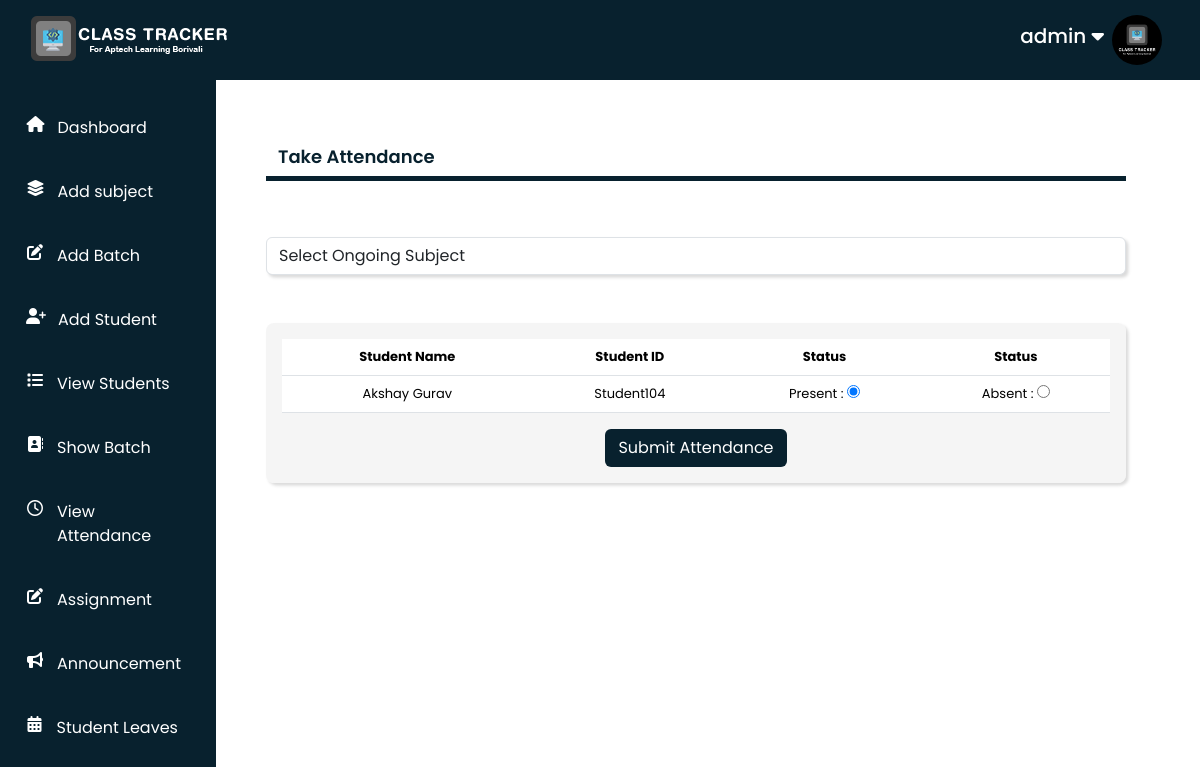
Page /teacher/takeattendance/3 (signed in) on the committed database.
### Teacher/models.py (models this page shows, shortened)
class AddStudent(models.Model):
    user = models.OneToOneField(User,on_delete=models.PROTECT,primary_key=True)
    student_id = models.CharField(max_length=100,unique=True)
    student_batch = models.ForeignKey(AddBatch,on_delete=models.SET_NULL,null=True,blank=True)
    student_name = models.CharField(max_length=100)
    student_number = models.PositiveIntegerField()
    student_gender = models.CharField(max_length=100)
    student_dob = models.DateField()
    student_address = models.CharField(max_length=300)
    student_image = models.ImageField(upload_to='profile_image',blank=True)
    student_status = models.CharField(max_length=100)

### Teacher/views.py (the view)
# urls.py: path('takeattendance/<int:id>',views.take_attendance,name='takeattendance'),
def take_attendance(request, id):
    if request.user.is_authenticated and request.user.is_superuser == True:
        stud_data = AddStudent.objects.get(user=request.user)
        if request.method == "POST":
            batch_sub = AddSubject.objects.filter(addbatch__batch_id=id)
            students = AddStudent.objects.filter(student_batch=id)
            for i in students:
                selected_subject = request.POST.get('subjects')
                attendance_data = request.POST.get(i.student_id)
                if selected_subject == "Select Ongoing Subject":
                    messages.success(request,"Please Select Subject")
                    return redirect("takeattendance",id=id)
                elif attendance_data:
                    Attendence.objects.update_or_create(name=i.student_name, I=i.student_id,date=date.today(),defaults={'status':attendance_data},subject=selected_subject)
            return redirect('showbatch')
        else:
            batch_sub = AddSubject.objects.filter(addbatch__batch_id=id)
            students = AddStudent.objects.filter(student_batch=id)
            return render(request, "Teacher/takeattendance.html", {'batch_sub': batch_sub, 'students': students, 'name':request.user,'stud_data':stud_data})
    else:
        messages.success(request,"YOU DON'T HAVE AN ACCESS TO MANAGE THIS AUTHERITY")
        return redirect("access_denied")

### Teacher/models.py (called while the page is built)
    def __str__(self):
        return self.subject_name

### Teacher/templates/Teacher/takeattendance.html (shortened to what this page needs)
{% extends "Teacher/base.html" %}
{% load static %}
{% block content %}
<h4 class="container attendance-table mt-3 pb-2 borderline textcolor">Take Attendance</h4>
<div class="row">
  <form action="" method="post" class="text-center">
    <select name="subjects" id="subjects" class="mt-5 form-control container formshadow">
      <option value="Select Ongoing Subject">Select Ongoing Subject</option>
    </select>
  <div class="container formbgcolor formshadow p-3 mt-5 rounded-3">
    <table class="table table-hover">
      <thead>
        <tr class="text-center">
          <th scope="col">Student Name</th>
          <th scope="col">Student ID</th>
          <th scope="col">Status</th>
          <th scope="col">Status</th>
        </tr>
      </thead>
      <tbody>
      {% for student in students %}
        {% if student.student_status == "Active" %}
      <tr>
      <td class="align-middle text-center">{{ student.student_name }}</td>
      <td class="align-middle text-center">{{ student.student_id }}</td>
      <td class="text-center">
        Present : <input type="radio" name="{{ student.student_id }}" value="Present" checked>
      </td>
      <td class="text-center">
        Absent : <input type="radio" name="{{ student.student_id }}" value="Absent">
      </td>
      </tr>
        {% endif %}
      {% endfor %}
      </tbody>
    </table>
    <input type="submit" class="btn buttoncolor" value="Submit Attendance">
  </div>
</form>
</div>
{% endblock content %}

### Teacher/templates/Teacher/navbar.html (shortened to what this page needs)
{% load static %}
<nav class="navbar-container">
	<div class="navbar-img"><img src="{% static "Teacher/images/Navbar-logo.png" %}" alt="" srcset=""></div>
	<div class="personal-info">
		<h2>{{name}}  <i class="fa-solid fa-caret-down"></i></h2>
		<div class="img-section mx-2">
			{% if stud_data.student_image %}
			<img src="{{stud_data.student_image.url}}" alt="">
			{% else %}
			<img src="{% static 'Teacher/images/user-default.png' %}" alt="Not Img">
			{% endif %}
		</div>
	</div>
</nav>

### Teacher/static/Teacher/css/style.css (style rules this page uses)
* { margin: 0; padding: 0; box-sizing: border-box; }
body { font-family: "Poppins", sans-serif; overflow-x: hidden; font-style: normal; }
.borderline { border-bottom: 5px solid rgb(8, 33, 46); }
.textcolor { color:rgb(8, 33, 46) ; font-weight: 600; }
.buttoncolor { background-color: rgb(8, 33, 46); color: #fff; }
.formbgcolor { background-color:#f0f0f0a0; }
.formshadow { box-shadow: rgba(0, 0, 0, 0.15) 2.4px 2.4px 3.2px; }
.navbar-container { width: 100%; height: 100%; display: flex; justify-content: space-between; align-items: center; padding: 30px; }
.navbar-container .navbar-img { width: 200px; height: 100px; }
.navbar-container .navbar-img img { width: 100%; height: 100%; }
.navbar-container .personal-info { display: flex; justify-content: space-between; align-items: center; height: 100%; cursor: pointer; }
.navbar-container .personal-info h2 { font-size: 20px; }
.navbar-container .personal-info .img-section { width: 50px; height: 50px; border-radius: 50%; margin-right: 20px; }
.navbar-container .personal-info .img-section img { width: 100%; height: 100%; object-fit: cover; border-radius: 50%; }
.attendance-table { display: flex; justify-content: space-between; align-items: center; }
@media (max-width:1368px) { h4 { font-size: 18px; } }
@media (max-width:1368px) { .task-list a,td { font-size: 13px; } }
@media (max-width:1368px) { .task-list a,th { font-size: 13px; } }

### rows in the picture
AddStudent: student_image (picture)
AddStudent: student_name "Akshay Gurav", student_id "Student104"

### other values in the picture
{{ name }} "admin"
